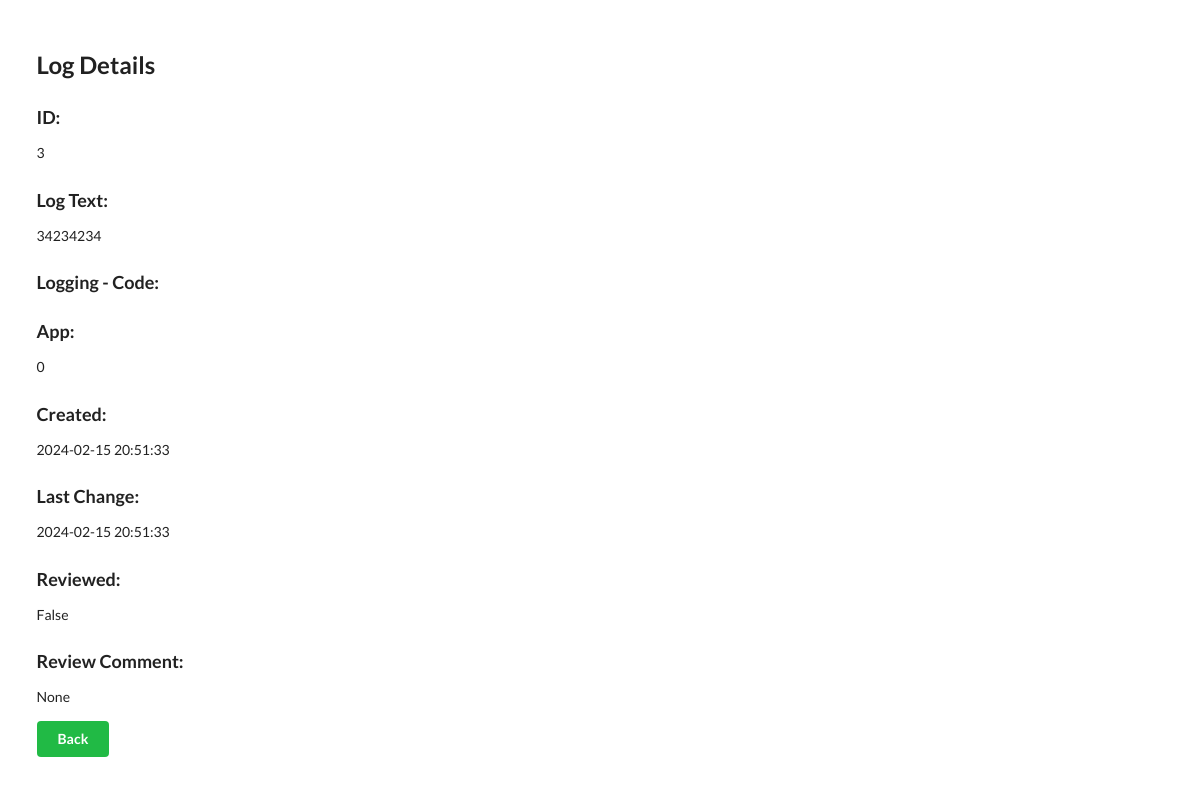
/entry/3, run on the app's committed database.
### models.py (models this page shows)
class LogEntry(Base):
    __tablename__ = "log_entry"
    id = Column(Integer, primary_key=True, index=True)                          # id's
    app_id = Column(Integer, ForeignKey("app.id"), default=0)
    ts = Column(DateTime(timezone=True), server_default=func.now())         # timestamp of entry
    ts_last_change = Column(DateTime(timezone=True), server_default=func.now()) # timestamp of entry
    entry = Column(String)                                                      # Log string value
    code = Column(String)                                           # for logging http responses
    reviewed = Column(Boolean, default=False)                                   # Entry checked
    review_comment = Column(String)                                             # Comment filed for entrie after check

### app.py (the view)
@app.get("/entry/{id}")
def get_entry_form(request: Request, id: int, db: Session = Depends(get_db)):
  log_data = crud.get_entry_data(db=db, log_id=id)
  return templates.TemplateResponse("Entry.html", {"request": request, "log_data": log_data})

### templates/Entry.html (shortened to what this page needs)
<!DOCTYPE html>
<html lang="en">
<head>
    <link rel="stylesheet" href="https://cdn.jsdelivr.net/npm/semantic-ui@2.4.2/dist/semantic.min.css">
</head>
<body>
    <div id="log_info" style="margin-top: 50px;" class="ui container">
        {% if log_data %}
            <h2>Log Details</h2>
            <h3>ID:</h3>
            <p>{{ log_data.id }}</p>
            <h3>Log Text:</h3>
            <p>{{ log_data.entry }}</p>
            <h3>Logging - Code: </h3>
            <h3>App:</h3>
            <p> {{ log_data.app_id }}</p>
            <h3>Created:</h3>
            <p> {{ log_data.ts }}</p>
            <h3>Last Change:</h3>
            <p>{{ log_data.ts_last_change }}</p>
            <h3>Reviewed:</h3>
            <p> {{ log_data.reviewed }}</p>
            <h3>Review Comment:</h3>
            <p>{{ log_data.review_comment }}</p>
        {% endif %}
        <a class="ui green button" href="/">Back</a>
    </div>
</body>
</html>

### data on the page
LogEntry: id "3", entry "34234234", app_id "0", ts "2024-02-15 20:51:33", ts_last_change "2024-02-15 20:51:33", reviewed "False", review_comment "None"
